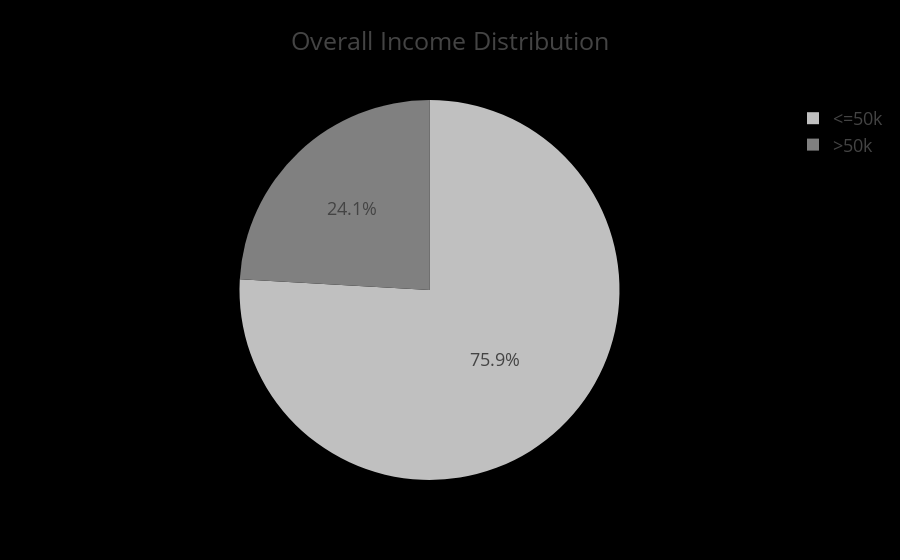

Notebook cell for this chart:
### Code cell
fig = px.pie(adult_df_income, names='income', values='total', title='Overall Income Distribution', color_discrete_sequence=['#C0C0C0', '#808080'])
fig.update_layout(template="presentation",paper_bgcolor = 'rgb(0,0,0)', plot_bgcolor = 'rgb(0,0,0)' )
fig.show()
fig.write_image(os.path.join(results_dir, 'income_distribution_pie_chart.jpg'))
fig.write_image(os.path.join(results_dir, 'income_distribution_pie_chart.jng'))
fig.write_image(os.path.join(results_dir, 'income_distribution_pie_chart.html'))

### Figure 1 — Plotly figure (JSON) as saved in the notebook; plotly's stock layout.template omitted (floating-point values rounded to 4 significant figures)
{"data": [{"domain": {"x": [0, 1], "y": [0, 1]}, "hovertemplate": "income=%{label}<br>total=%{value}<extra></extra>", "labels": ["<=50k", ">50k"], "legendgroup": "", "name": "", "showlegend": true, "type": "pie", "values": [24678, 7837]}], "layout": {"autosize": true, "legend": {"tracegroupgap": 0}, "paper_bgcolor": "rgb(0, 0, 0)", "piecolorway": ["#C0C0C0", "#808080"], "plot_bgcolor": "rgb(0, 0, 0)", "title": {"text": "Overall Income Distribution"}}}
